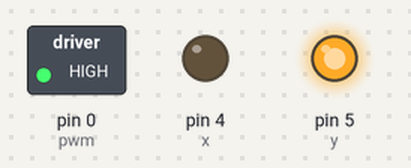
The sketch below on a simulated Arduino Uno, built with avr-gcc and run on an emulated ATmega328P. Shown: switched loads named in the sketch (green lamp = pin HIGH), output pins drawn as LEDs (lit = HIGH).

Above: at 0.1 s.
Timing chart, 0 to 1.6 s (numbered marks = the images above):
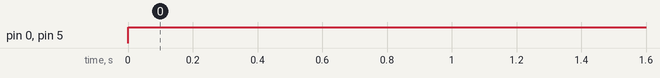

Measured:
- by itself, pin 0 (pwm), pin 5 (y): LOW → HIGH at 0.00 s

The sketch:

run_motor.ino
```cpp
int x=4;
int y=5;
int pwm=0;

void setup()
{
  pinMode(x,1);
  pinMode(y,1);
}

void loop()
{
  digitalWrite(x,0);
  digitalWrite(y,1);
  analogWrite(pwm,200);
}
```
